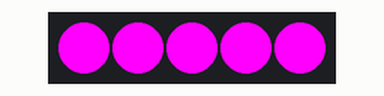
Recording of a sketch running on a simulated Arduino Uno, built with avr-gcc and run on an emulated ATmega328P. Parts: 5 RGB LEDs in strip order, left to right.

Above: at 0.1 s.
At 1.1 s:
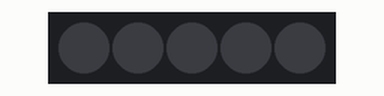
Timing chart, 0 to 130.0 s (numbered marks = the images above):
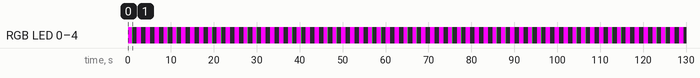

The sketch:

Reverse_Driver_x5.ino
```cpp
// WS2811 test program.
// Turns output on and off (0% to 100% duty cycle).
// Drives motors with short reverse-voltage pulse to rapidly spin them down.

#include <FastLED.h>

#define NUM_LEDS 5
#define DATA_PIN 6
#define REVERSING_TIME 40
#define RUN_TIME 1000

CRGB leds[NUM_LEDS];

void setup() {
  FastLED.addLeds<WS2811, DATA_PIN>(leds, NUM_LEDS);
}

void loop() {
  // Spin up all motors in string:
  for(int i = 0; i < NUM_LEDS; i++)
  {
    // Set H-bridge to forward mode:
    leds[i].green = 0;

    // Set forward power to 100%:
    leds[i].red = 255;

    // Light up on-board LED at 100% brightness:
    leds[i].blue = 255;

    // Send frame to WS2811 chips:
    FastLED.show();
  }

  // Wait while motors run:
  delay(RUN_TIME);

  // Apply reverse torque to all motors in string:
  for(int i = 0; i < NUM_LEDS; i++)
  {
    // Set reverse power to 100%:
    leds[i].green = 255;

    // Set H-bridge to reverse mode:
    leds[i].red = 0;

    // Turn off on-board LED:
    leds[i].blue = 0;

    // Send frame to WS2811 chips:
    FastLED.show();
  }

  // Wait for spin-down:
  delay(REVERSING_TIME);

  // Turn off all motors in string:
  for(int i = 0; i < NUM_LEDS; i++)
  {
    // Set H-bridge to forward mode:
    leds[i].green = 0;

    // Set forward power to 0%:
    leds[i].red = 0;

    // Turn off on-board LED:
    leds[i].blue = 0;

    // Send frame to WS2811 chips:
    FastLED.show();
  }

  // Wait for next cycle:
  delay(RUN_TIME);

}
```

Measured:
- by itself, RGB LED 0–4: repeats every 2.1 s: RGB(0, 255, 0) 0.05 s, off 1.0 s, RGB(255, 0, 255) 1.0 s
- by itself, everything shown: repeats every 2.1 s, in 3 steps
